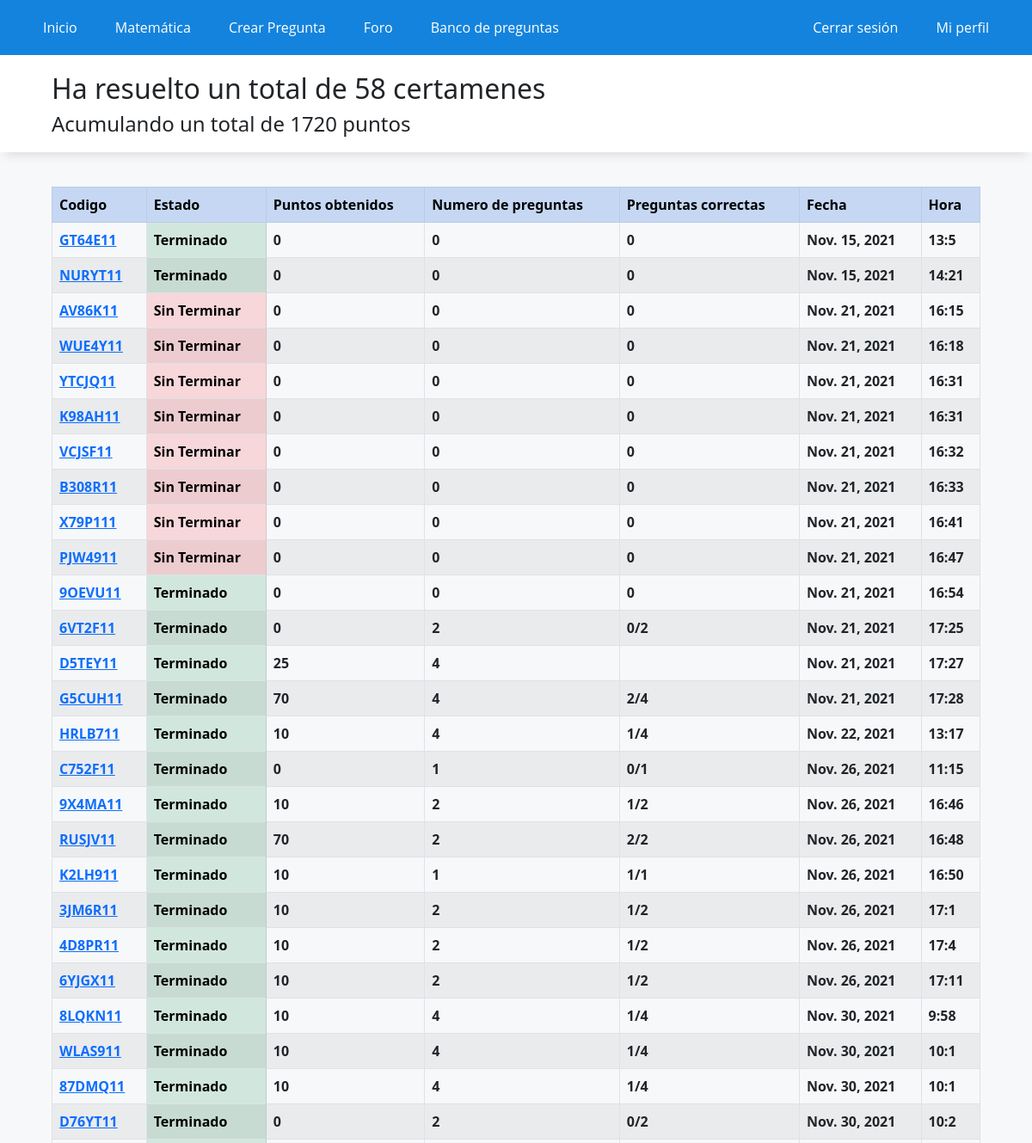
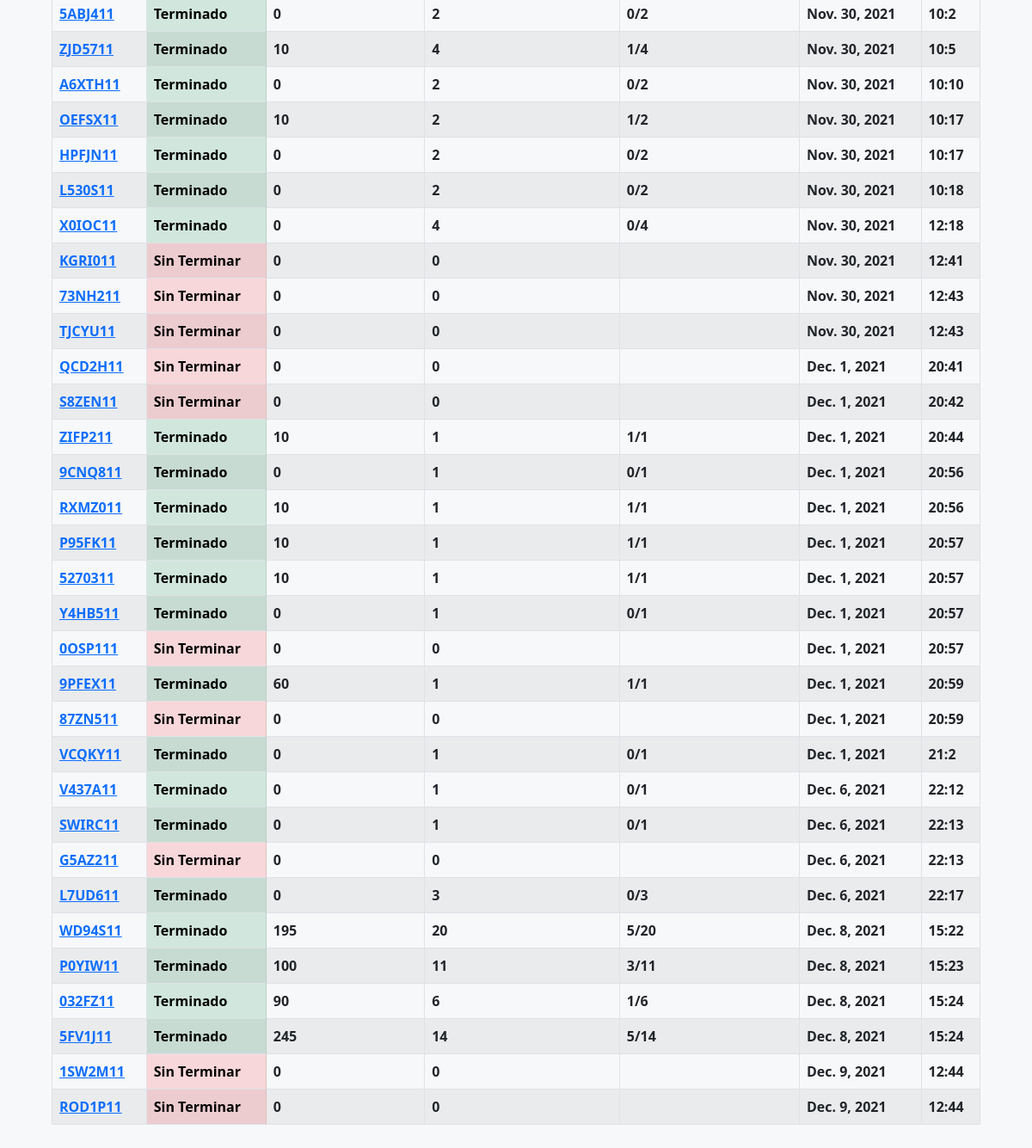
Before: /historial/ (signed in) with the older database file (2 pictures, top to bottom).
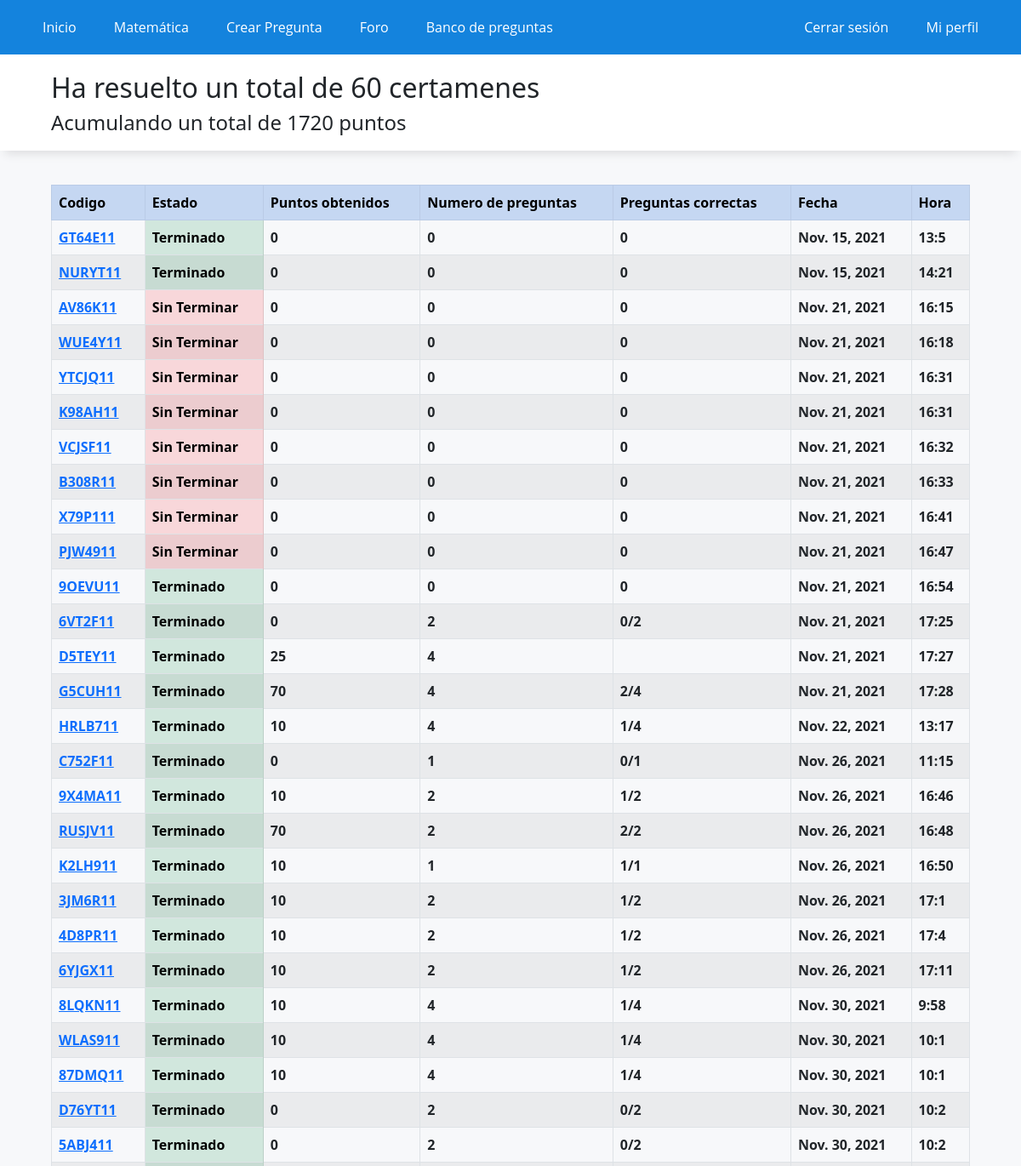
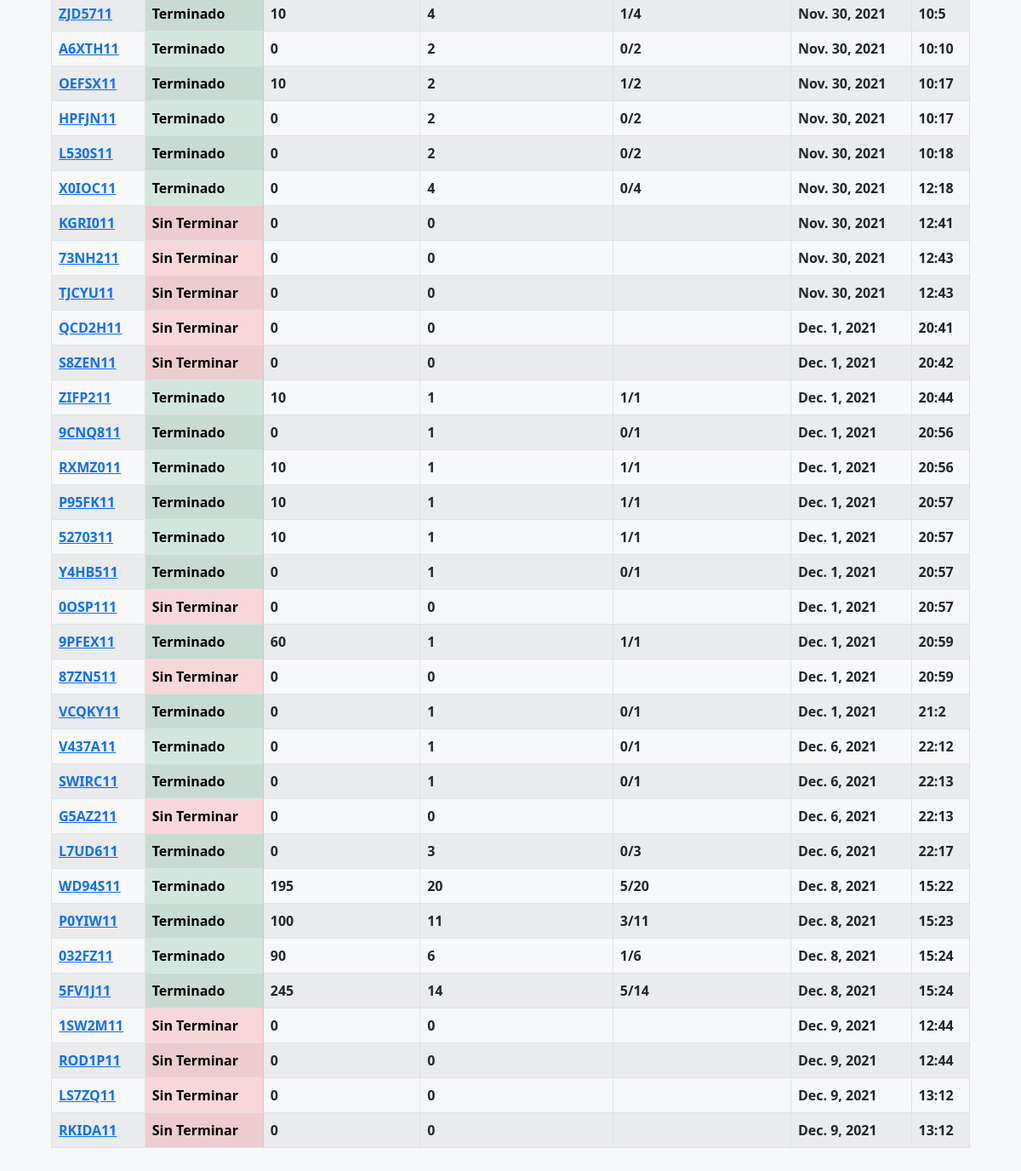
After: the same page with the newer database file (2 pictures, top to bottom).
### WebApp/models.py (models this page shows)
class historialCertamen(models.Model):
    id_usuario = models.IntegerField()
    id_preguntas = models.CharField(max_length=50)
    fecha = models.DateField(auto_now_add=True)
    hora = models.TimeField(auto_now_add=True)
    estado = models.BooleanField(default=False)
    id_certamen = models.CharField(max_length=20, default="")
    n_preguntas = models.IntegerField(default=0)
    n_correctas = models.CharField(max_length=20, default="")
    puntos = models.IntegerField(default=0)
    alternativa_marcadas = models.CharField(max_length=100, default="")

### WebApp/views.py (the view)
# urls.py: path('historial/',registro_certamenes, name="historial"),
def registro_certamenes(request):
    certamenes = historialCertamen.objects.filter(id_usuario=request.user.id)
    data= {
        'puntos': profile.objects.get(name_id=request.user.id).punctuation,
        'certamenes': certamenes,
        'n_certamenes': certamenes.count(),
    }
    return render(request,'app/registro_certamenes.html',data)

### WebApp/templates/app/registro_certamenes.html (shortened to what this page needs)
{% extends 'app/base.html' %}
{% load static %}
{% block contenido %}
<div class="titulo">
    <h2>Ha resuelto un total de {{n_certamenes}} certamenes</h2>
    <h4>Acumulando un total de {{puntos}} puntos</h4>
</div>
<div class="elContenedor">
    <table class="table table-striped table-bordered">
        <tr class="table-primary">
            <th>Codigo</th>
            <th>Estado</th>
            <th>Puntos obtenidos</th>
            <th>Numero de preguntas</th>
            <th>Preguntas correctas</th>
            <th>Fecha</th>
            <th>Hora</th>
        </tr>
        {% for certamen in certamenes %}
        <tr>
            <th><a href="/certamen/?id={{certamen.id_certamen}}">{{certamen.id_certamen}}</a></th>
            {% if certamen.estado %}
            <th class="table-success">Terminado</th>
            {% else %}
            <th class="table-danger">Sin Terminar</th>
            {% endif %}
            <th>{{certamen.puntos}}</th>
            <th>{{certamen.n_preguntas}}</th>
            <th>{{certamen.n_correctas}}</th>
            <th>{{certamen.fecha}}</th>
            <th>{{certamen.hora.hour}}:{{certamen.hora.minute}}</th>
        </tr>
        {% endfor %}
    </table>
</div>
{% endblock %}

### WebApp/templates/app/base.html (shortened to what this page needs)
<!DOCTYPE html>
<html lang="es">
<head>
    {% load static %}
    <link rel="stylesheet" href="https://use.fontawesome.com/releases/v5.6.3/css/all.css">
    <link href="https://cdn.jsdelivr.net/npm/bootstrap@5.1.3/dist/css/bootstrap.min.css" rel="stylesheet"
>
    <link rel="stylesheet" href="{% static 'app/css/styles.css' %}">
    <link rel="stylesheet" href="https://cdnjs.cloudflare.com/ajax/libs/mathquill/0.10.1/mathquill.css" />
    <link rel="stylesheet" href="https://cdn.jsdelivr.net/npm/katex@0.15.1/dist/katex.min.css">
</head>
<body>
    <header>
        <nav class="navegacion">
            <ul class="menu">
                <li><a href="{% url 'home' %}">Inicio</a></li>
                {% if user.is_authenticated %}
                <li><a class="mat">Matemática</a>
                </li>
                <li><a href="{% url 'crearPregunta' %}">Crear Pregunta</a></li>
                <li><a href="{% url 'foro1' %}">Foro</a></li>
                <li><a href="{% url 'banco-preguntas' %}">Banco de preguntas</a></li>
                {% endif %}
            </ul>
            <ul>
                {% if user.is_authenticated %}
                <li><a href="{% url 'logout' %}">Cerrar sesión</a></li>
                <li><a href="{% url 'mi_perfil' %}">Mi perfil</a></li>
                {% else %}
                <li><a href="{% url 'iniciar_sesion' %}">Iniciar sesión</a></li>
                <li><a href="{% url 'registrarse' %}">Registrarse</a></li>
                {% endif %}
            </ul>
        </nav>
    </header>
    {% if user.is_authenticated %}
    <div id="contenido">
        {% block contenido%}
        {% endblock %}
    </div>
    {% else %}
    <div id="contenido">
        <h1>Por Favor, inicia sesión para poder acceder al contenido :)</h1>
    </div>
    {% endif %}
</body>
</html>

### WebApp/static/app/css/styles.css (style rules this page uses)
* { margin: 0; padding: 0; -webkit-box-sizing: border-box; -moz-box-sizing: border-box; box-sizing: border-box; }
body { background: rgb(247,248,250); }
.navegacion { display: flex; justify-content: space-between; width: 100%; padding-inline: 30px; margin: auto; background: #1483dd; }
.navegacion ul { list-style: none; margin: 0; padding: 0; }
.navegacion > ul >li { position: relative; display: inline-block; }
.navegacion > ul > li > a { display: block; padding: 20px 20px; color: white; font-family: 'Open Sans', sans-serif; text-decoration: none; }
.mat { color: white; }
#contenido { width: 100%; padding-top: 0px; padding-bottom: 50px; margin:auto; }
.titulo { box-shadow: 0px 10px 10px -6px rgb(222,223,225); background-color: white; padding-top: 20px; padding-bottom: 10px; padding-left: 5%; margin-bottom: 40px; width: 100%; }
.elContenedor { width: 90%; padding-top: 0px; margin:auto; }

Changed rows visible on the page:
added historialCertamen: id_certamen "LS7ZQ11", estado "Sin Terminar", puntos "0", n_preguntas "0", fecha "Dec. 9, 2021", hora.hour "13", hora.minute "12"
added historialCertamen: id_certamen "RKIDA11", estado "Sin Terminar", puntos "0", n_preguntas "0", fecha "Dec. 9, 2021", hora.hour "13", hora.minute "12"
Other visible differences:
{{ n_certamenes }}: "58" → "60"
